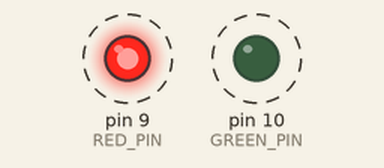
The sketch below on a simulated Arduino Uno, built with avr-gcc and run on an emulated ATmega328P. On the bench: output pins drawn as LEDs (lit = HIGH). Dashed ring = blinking. What the sketch prints to the serial monitor is not drawn.

Above: at 5.7 s.
Timing chart, 0 to 8.5 s (numbered marks = the images above):
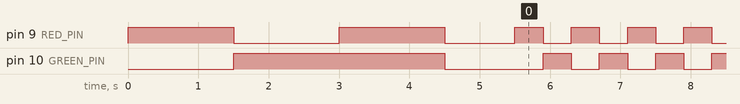

Measured:
- by itself, pin 9 (RED_PIN): goes LOW 1.5 s, HIGH 1.5 s, LOW 1.0 s, 155 × (HIGH 0.40 s, LOW 0.40 s), HIGH 0.40 s, then LOW
- by itself, pin 10 (GREEN_PIN): repeats every 0.80 s: HIGH 0.40 s, LOW 0.40 s

The sketch:

05_leds.ino
```cpp
// TEST 05: Red LED (D9) and Green LED (D10)
// Wiring: each LED's long leg (+) -> resistor (220-330 ohm) -> pin; short leg (-) -> GND
// Sequence: red on, green on, both on, both off, then alternate blink. Serial prints each step.

const int RED_PIN = 9;
const int GREEN_PIN = 10;

void setup() {
  Serial.begin(9600);
  pinMode(RED_PIN, OUTPUT);
  pinMode(GREEN_PIN, OUTPUT);
  Serial.println("=== LED test (RED=D9, GREEN=D10) ===");

  Serial.println("RED only");   digitalWrite(RED_PIN, HIGH); delay(1500); digitalWrite(RED_PIN, LOW);
  Serial.println("GREEN only"); digitalWrite(GREEN_PIN, HIGH); delay(1500); digitalWrite(GREEN_PIN, LOW);
  Serial.println("BOTH");       digitalWrite(RED_PIN, HIGH); digitalWrite(GREEN_PIN, HIGH); delay(1500);
  Serial.println("OFF");        digitalWrite(RED_PIN, LOW); digitalWrite(GREEN_PIN, LOW); delay(1000);
  Serial.println("Alternating blink...");
}

void loop() {
  digitalWrite(RED_PIN, HIGH); digitalWrite(GREEN_PIN, LOW);  delay(400);
  digitalWrite(RED_PIN, LOW);  digitalWrite(GREEN_PIN, HIGH); delay(400);
}
```
